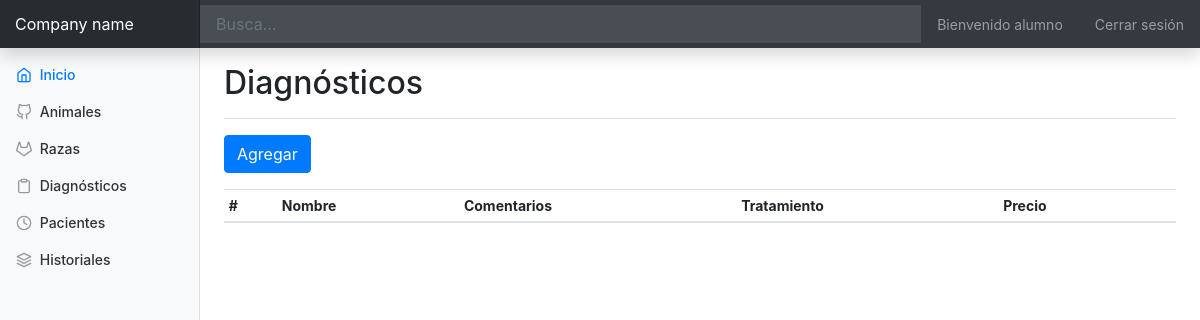
Before: /diagnostico/list/ (signed in) with the older database file.
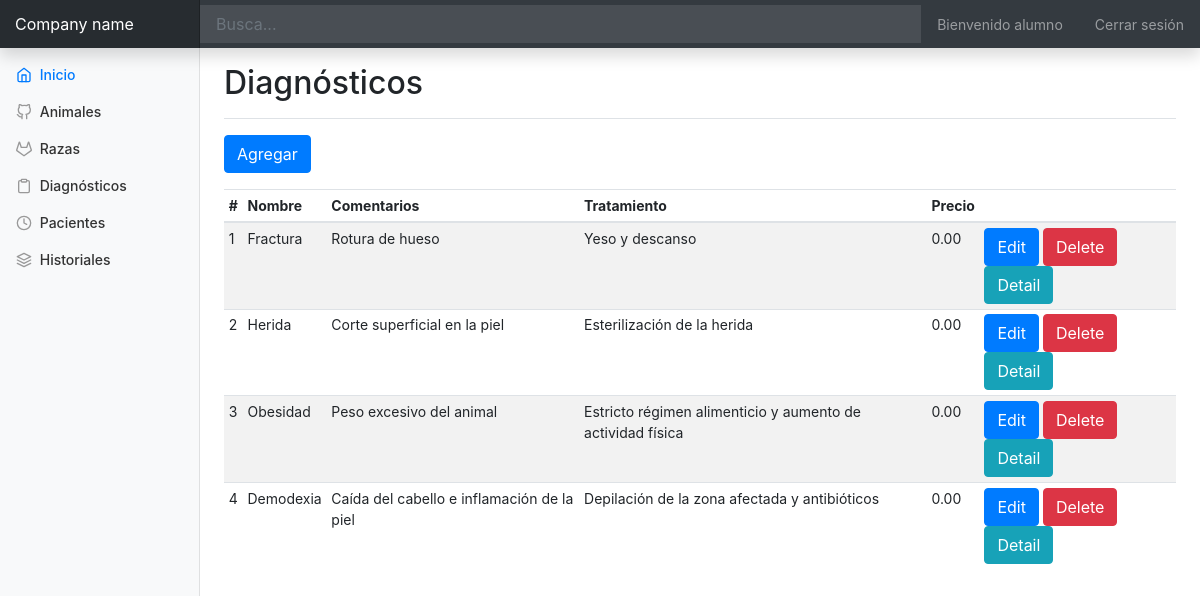
After: the same page with the newer database file.
### backoffice/models.py (models this page shows, shortened)
class Diagnostico(models.Model):
    nombre = models.CharField(max_length=50)
    comentarios = models.CharField(max_length=500, null=True, blank=True)
    tratamiento= models.CharField(max_length=200, null=True, blank=True)
    precio = models.DecimalField(default=0, max_digits=6, decimal_places=2, null=True, blank=True)

### backoffice/views.py (the view)
# urls.py: path('diagnostico/list/', DiagnosticoList.as_view(), name='diagnostico_list'),
class DiagnosticoList(LoginRequiredMixin, ListView):
    template_name = 'diagnostico/list.html'
    model = Diagnostico

### backoffice/templates/diagnostico/list.html
{% extends 'base.html' %}
{% block main %}
    <div class="d-flex justify-content-between flex-wrap flex-md-nowrap align-items-center pt-3 pb-2 mb-3 border-bottom">
        <h1 class="h2">Diagnósticos</h1>
    </div>
    <div class="form-group">
        <a class="btn btn-primary" href="{% url 'bo:diagnostico_add' %}" role="button">Agregar</a>
    </div>
    <div class="table-responsive">
        <table class="table table-striped table-sm">
            <thead>
            <tr>
                <th>#</th>
                <th>Nombre</th>
                <th>Comentarios</th>
                <th>Tratamiento</th>
                <th>Precio</th>
                <th></th>
            </tr>
            </thead>
            <tbody>
            {% for c in object_list %}
                <tr>
                    <td>{{ forloop.counter }}</td>
                    <td>{{ c.nombre }}</td>
                    <td>{{ c.comentarios }}</td>
                    <td>{{ c.tratamiento }}</td>
                    <td>{{ c.precio }}</td>
                    <td>
                        <a class="btn btn-primary" href="{% url 'bo:diagnostico_edit' c.id %}" role="button">Edit</a>
                        <a class="btn btn-danger" href="{% url 'bo:diagnostico_delete' c.id %}" role="button">Delete</a>
                        <a class="btn btn-info" href="{% url 'bo:diagnostico_detail' c.id %}" role="button">Detail</a>
                    </td>
                </tr>
            {% endfor %}
            </tbody>
        </table>
    </div>
{% endblock %}

Changed rows visible on the page:
added Diagnostico: nombre "Fractura", comentarios "Rotura de hueso", tratamiento "Yeso y descanso", precio "0.00"
added Diagnostico: nombre "Herida", comentarios "Corte superficial en la piel", tratamiento "Esterilización de la herida", precio "0.00"
added Diagnostico: nombre "Obesidad", comentarios "Peso excesivo del animal", tratamiento "Estricto régimen alimenticio y aumento de actividad física", precio "0.00"
added Diagnostico: nombre "Demodexia", comentarios "Caída del cabello e inflamación de la piel", tratamiento "Depilación de la zona afectada y antibióticos", precio "0.00"
